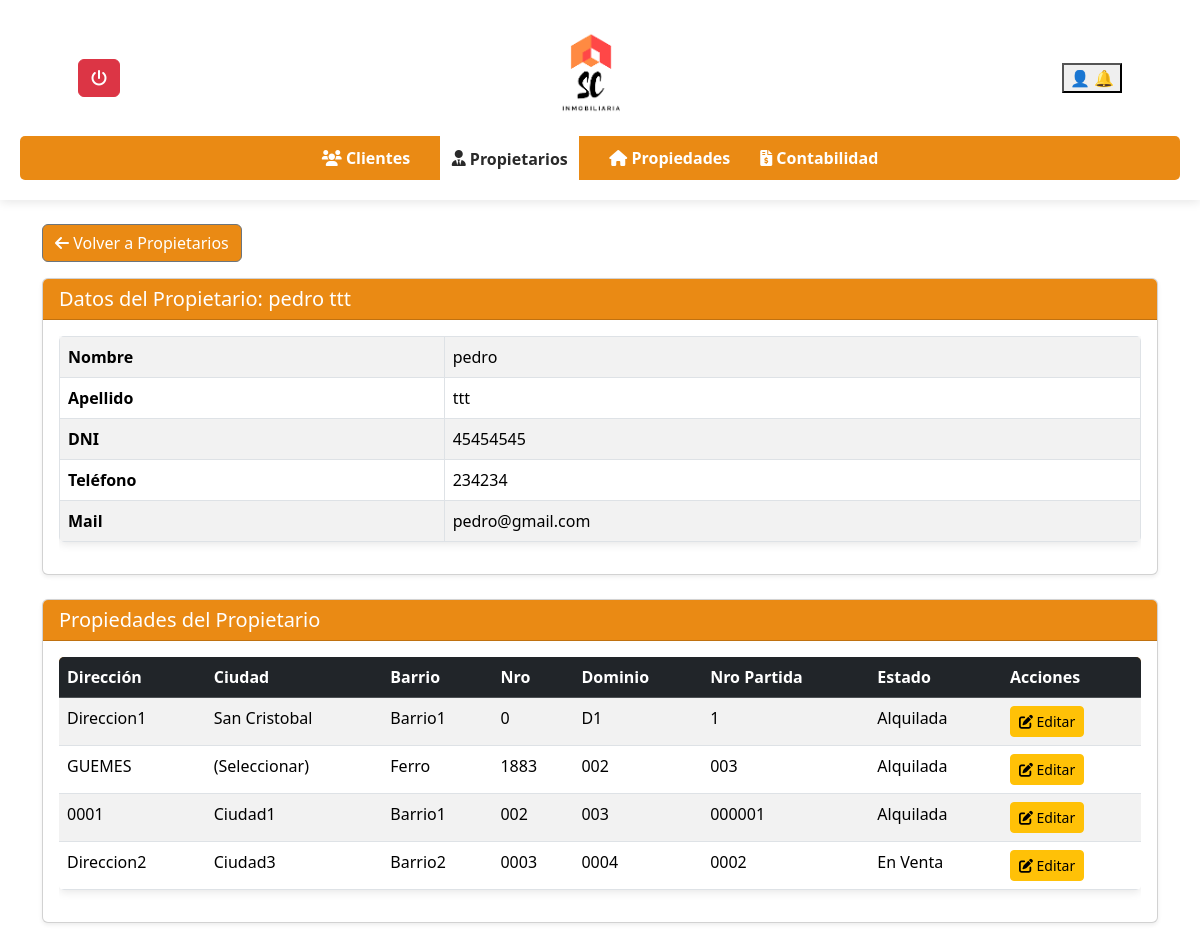
Before: /inmobiliaria/propietarios_ver_propiedades.php?id=10 with the older database file.
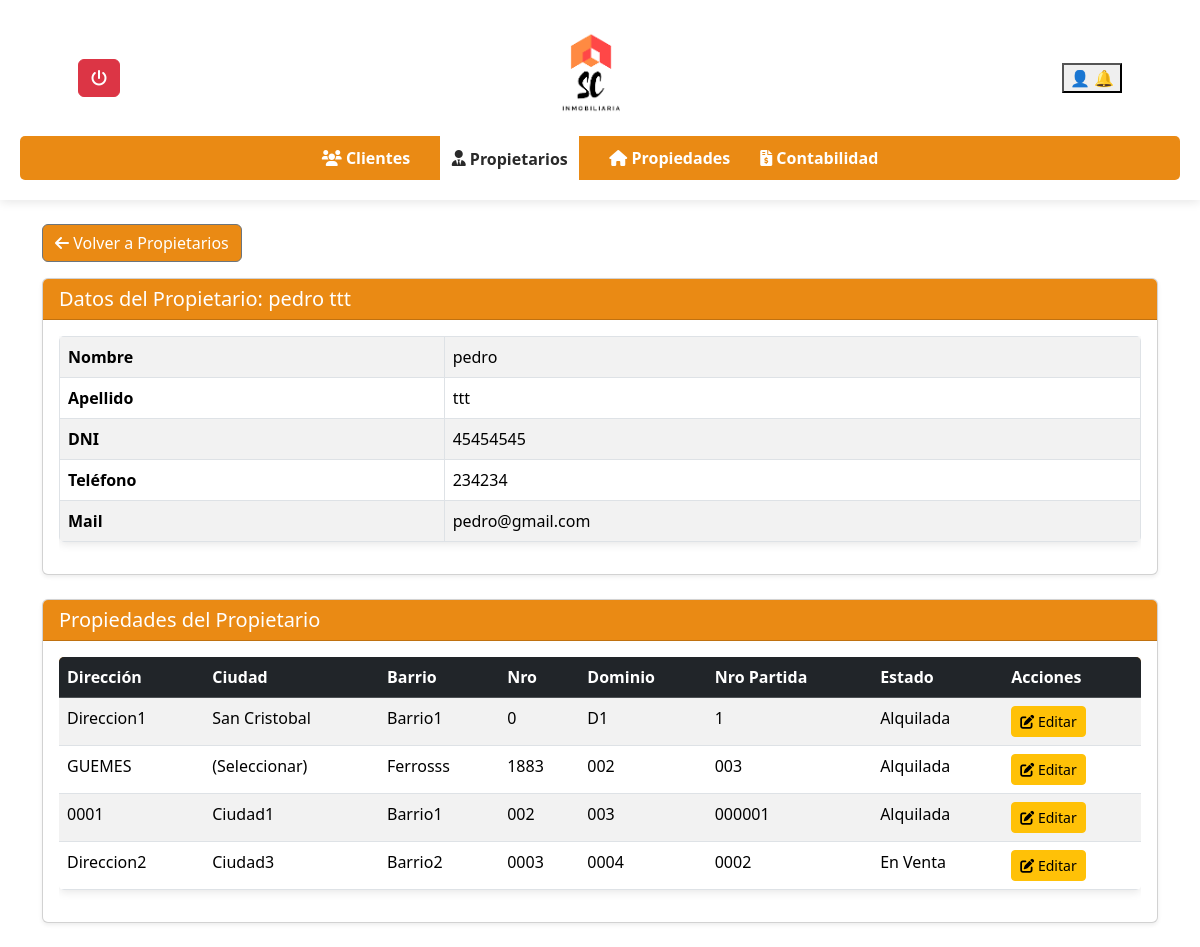
After: the same page with the newer database file.
### tables this page shows
CREATE TABLE `propiedades` (
  `PropiedadID` int(11) NOT NULL,
  `Fecha` date NOT NULL,
  `Barrio` varchar(100) NOT NULL,
  `Ciudad` varchar(100) NOT NULL,
  `Direccion` varchar(100) NOT NULL,
  `Nro` varchar(20) DEFAULT NULL,
  `Dominio` varchar(50) DEFAULT NULL,
  `NroPartida` varchar(50) DEFAULT NULL,
  `Estado` enum('Alquilada','En Venta') NOT NULL,
  `ClienteID` int(11) DEFAULT NULL
);

### inmobiliaria/propietarios_ver_propiedades.php (the view, shortened to what the changed rows need)
<?php
include_once 'conexion.php';
?>
<!DOCTYPE html>
<html lang="es">
<head>
    <link rel="stylesheet" href="https://cdnjs.cloudflare.com/ajax/libs/font-awesome/6.0.0/css/all.min.css">
    <link rel="stylesheet" href="styles.css">
    <link href="https://cdn.jsdelivr.net/npm/bootstrap@5.3.3/dist/css/bootstrap.min.css" rel="stylesheet">
    </head>
<body>
    <main class="container mt-4">
        <?php
        try {
            if (isset($_GET['id']) && is_numeric($_GET['id'])) {
                $propietarioID = (int)$_GET['id'];
                $sql_propietario = "SELECT Nombre, Apellido, DNI, Telefono, Mail FROM clientes WHERE ClienteID = ?";
                $stmt_propietario = $conn->prepare($sql_propietario);
                $stmt_propietario->bind_param("i", $propietarioID);
                $stmt_propietario->execute();
                $result_propietario = $stmt_propietario->get_result();
                if ($result_propietario->num_rows > 0) {
                    $fila_propietario = $result_propietario->fetch_assoc();
                    ?>
                    <div class="card shadow-sm mb-4">
                        <div class="card-header text-white" style="background-color:rgba(233, 128, 0, 0.92);">
                            <h2 class="h5 mb-0">Datos del Propietario: <?php echo htmlspecialchars($fila_propietario['Nombre'] . ' ' . $fila_propietario['Apellido']); ?></h2>
                        </div>
                        <div class="card-body">
                            <div class="table-responsive">
                                <table class="table table-bordered table-striped">
                                    <tbody>
                                        <tr><th>Nombre</th><td><?php echo htmlspecialchars($fila_propietario['Nombre']); ?></td></tr>
                                        <tr><th>Apellido</th><td><?php echo htmlspecialchars($fila_propietario['Apellido']); ?></td></tr>
                                        <tr><th>DNI</th><td><?php echo htmlspecialchars($fila_propietario['DNI']); ?></td></tr>
                                        <tr><th>Teléfono</th><td><?php echo htmlspecialchars($fila_propietario['Telefono']); ?></td></tr>
                                        <tr><th>Mail</th><td><?php echo htmlspecialchars($fila_propietario['Mail']); ?></td></tr>
                                    </tbody>
                                </table>
                            </div>
                        </div>
                    </div>
                    <?php
                } else {
                    echo '<div class="alert bg-warning" role="alert">No se encontraron datos del propietario.</div>';
                }
                $sql_propiedades = "SELECT PropiedadID, Direccion, Ciudad, Barrio, Nro, Dominio, NroPartida, Estado
                                        FROM propiedades
                                        WHERE ClienteID = ?";
                $stmt_propiedades = $conn->prepare($sql_propiedades);
                $stmt_propiedades->bind_param("i", $propietarioID);
                $stmt_propiedades->execute();
                $result_propiedades = $stmt_propiedades->get_result();
                if ($result_propiedades->num_rows > 0) {
                    ?>
                    <div class="card shadow-sm mb-4">
                        <div class="card-header text-white" style="background-color:rgba(233, 128, 0, 0.92);">
                            <h2 class="h5 mb-0">Propiedades del Propietario</h2>
                        </div>
                        <div class="card-body">
                            <div class="table-responsive">
                                <table id="propiedadesPropietarioTable" class="table table-striped table-hover">
                                    <thead class="table-dark">
                                        <tr>
                                            <th>Dirección</th>
                                            <th>Ciudad</th>
                                            <th>Barrio</th>
                                            <th>Nro</th>
                                            <th>Dominio</th>
                                            <th>Nro Partida</th>
                                            <th>Estado</th>
                                            <th>Acciones</th>
                                        </tr>
                                    </thead>
                                    <tbody>
                                        <?php while ($fila_propiedad = $result_propiedades->fetch_assoc()) { ?>
                                            <tr>
                                                <td><?php echo htmlspecialchars($fila_propiedad['Direccion']); ?></td>
                                                <td><?php echo htmlspecialchars($fila_propiedad['Ciudad']); ?></td>
                                                <td><?php echo htmlspecialchars($fila_propiedad['Barrio']); ?></td>
                                                <td><?php echo htmlspecialchars($fila_propiedad['Nro']); ?></td>
                                                <td><?php echo htmlspecialchars($fila_propiedad['Dominio']); ?></td>
                                                <td><?php echo htmlspecialchars($fila_propiedad['NroPartida']); ?></td>
                                                <td><?php echo htmlspecialchars($fila_propiedad['Estado']); ?></td>
                                                <td>
                                                    <button type="button" class="btn btn-warning btn-sm editar-propiedad"
                                                            data-bs-toggle="modal"
                                                            data-bs-target="#exampleModal"
                                                            data-id="<?php echo htmlspecialchars($fila_propiedad['PropiedadID']); ?>"
                                                            data-direccion="<?php echo htmlspecialchars($fila_propiedad['Direccion']); ?>"
                                                            data-ciudad="<?php echo htmlspecialchars($fila_propiedad['Ciudad']); ?>"
                                                            data-barrio="<?php echo htmlspecialchars($fila_propiedad['Barrio']); ?>"
                                                            data-nro="<?php echo htmlspecialchars($fila_propiedad['Nro']); ?>"
                                                            data-dominio="<?php echo htmlspecialchars($fila_propiedad['Dominio']); ?>"
                                                            data-nropartida="<?php echo htmlspecialchars($fila_propiedad['NroPartida']); ?>"
                                                            data-estado="<?php echo htmlspecialchars($fila_propiedad['Estado']); ?>">
                                                            <i class="fas fa-edit"></i> Editar
                                                    </button>
                                                </td>
                                            </tr>
                                        <?php } ?>
                                    </tbody>
                                </table>
                            </div>
                        </div>
                    </div>
                    <?php
                } else {
                    echo '<div class="alert alert-info" role="alert">No se encontraron propiedades para este propietario.</div>';
                }
            } else {
                echo '<div class="alert alert-danger" role="alert">Error: El ID del propietario no es válido o no se proporcionó.</div>';
            }
        } catch (Exception $e) {
            echo '<div class="alert alert-danger" role="alert">Ocurrió un error: ' . htmlspecialchars($e->getMessage()) . '</div>';
        } finally {
            if (isset($conn) && $conn) {
                $conn->close();
            }
        }
        ?>
    </main>
</body>
</html>

Changed rows visible on the page:
changed propiedades "GUEMES": Barrio "Ferro" → "Ferrosss"
